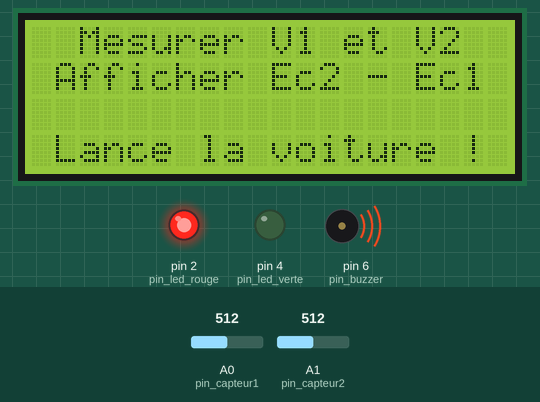
The sketch below on a simulated Arduino Uno, built with avr-gcc and run on an emulated ATmega328P. On the bench: 20×4 character LCD, output pins drawn as LEDs (lit = HIGH), buzzer (waves = sounding). The inputs (shaded band) are chosen by the test bench; at power-on: A0 (pin_capteur1) = 512, A1 (pin_capteur2) = 512.

Above: at 0.17 s.
At 1.3 s:
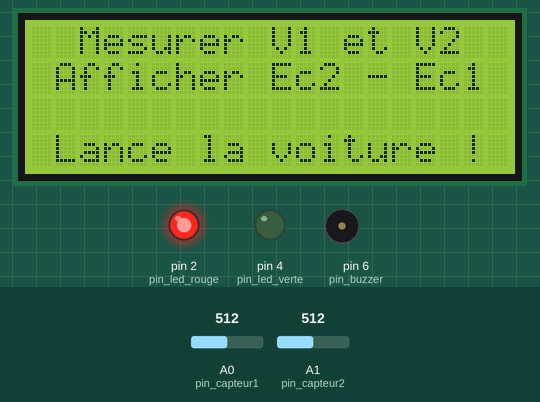
1.4 s: A0 (pin_capteur1) set to 885
2.9 s: A0 (pin_capteur1) set to 917
At 4.5 s:
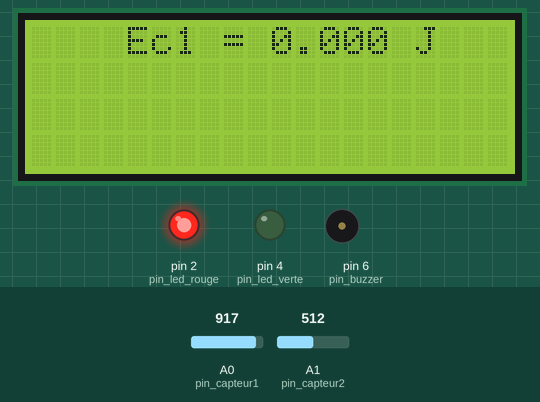
Timing chart, 0 to 6.0 s (numbered marks = the images above; inputs shaded):
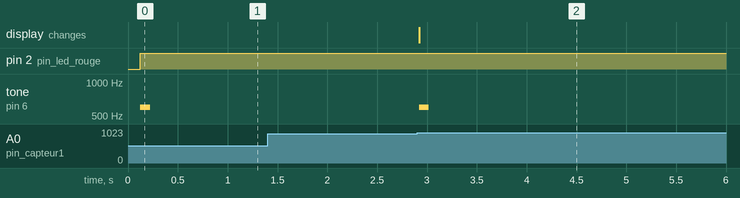

Measured:
- the behaviour switches between 899 and 900 on A0 (pin_capteur1) (found by bisection; images 1 and 2)
- after the input at 1.4 s, every drawn part: stays the same
- after the input at 2.9 s, tone on pin 6 (pin_buzzer): silent → 600 Hz at once, → silent 0.10 s later; the display: changes at once (image 2)

The sketch:

Pgm4_Ec2-Ec1_voiture_PROF.ino
```cpp
// (licence header left out)
#include <LiquidCrystal_I2C.h>
LiquidCrystal_I2C EcranLCD(0x20,20,4);        // on crée l'objet EcranLCD, c'est l'afficheur LCD de la maquette PB300 (20 colonnes et 4 lignes).

const int pin_capteur1 = A0;
const int pin_capteur2 = A1;
const int pin_led_rouge = 2;
const int pin_led_verte = 4;
const int pin_buzzer = 6;

const float m = 0.031 ;  // masse de l'objet en kg (ici objet = petite voiture bleue métallique !)
const float L = 0.070 ;  // Longueur de l'objet en m (ici objet = petite voiture bleue métallique !)

float top_depart_1;
float t1;
float v1;
float Ec1;
float top_depart_2;
float t2;
float v2;
float Ec2;
float delta_Ec;

void setup(){
    pinMode(pin_capteur1,INPUT);  // entrée analogique capteur 1
    pinMode(pin_capteur2,INPUT);  // entrée analogique capteur 2
    pinMode(pin_led_rouge,OUTPUT);
    pinMode(pin_led_verte,OUTPUT);
    pinMode(pin_buzzer,OUTPUT);

    EcranLCD.init();
    EcranLCD.backlight();
    EcranLCD.clear();
    EcranLCD.setCursor(0, 0);
    EcranLCD.print("  Mesurer V1 et V2");
    EcranLCD.setCursor(0, 1);
    EcranLCD.print(" Afficher Ec2 - Ec1");
    EcranLCD.setCursor(0, 3);
    EcranLCD.print(" Lance la voiture !");

   }

void loop(){

    if(analogRead(pin_capteur1) < 900){
        top_depart_1 = millis();
        digitalWrite(pin_led_verte,0);
        digitalWrite(pin_led_rouge,1);
        tone(pin_buzzer,600,100);
        while(analogRead(pin_capteur1) < 900){
          // Attente passage objet devant le capteur 1
        }
        t1 = (millis() - top_depart_1) / 1000.0;        // en secondes
        v1 = L / t1;                                    // en m/s
        Ec1 = 0.5 * m * v1 * v1;                        // en Joules

        EcranLCD.clear();
        EcranLCD.setCursor(0, 0);
        EcranLCD.print("    Ec1 = " + String(Ec1,3) + " J");
    }

    else if(analogRead(pin_capteur2) < 900){
        top_depart_2 = millis();
        digitalWrite(pin_led_verte,0);
        digitalWrite(pin_led_rouge,1);
        tone(pin_buzzer,600,100);
        while(analogRead(pin_capteur2) < 900){
          // Attente passage objet devant le capteur 2
        }
        t2 = (millis() - top_depart_2) /1000.0;       // en secondes
        v2 = L / t2;                                  // en m/s
        Ec2 = 0.5 * m * v2 * v2;                      // en Joules
        delta_Ec = Ec2 - Ec1;

        EcranLCD.setCursor(0, 1);
        EcranLCD.print("    Ec2 = " + String(Ec2,3) + " J");
        EcranLCD.setCursor(0, 3);
        EcranLCD.print("Ec2 - Ec1 = " + String(delta_Ec,3) + " J");
    }
    else{
      digitalWrite(pin_led_verte,1);
      digitalWrite(pin_led_rouge,0);
    }
}
```
